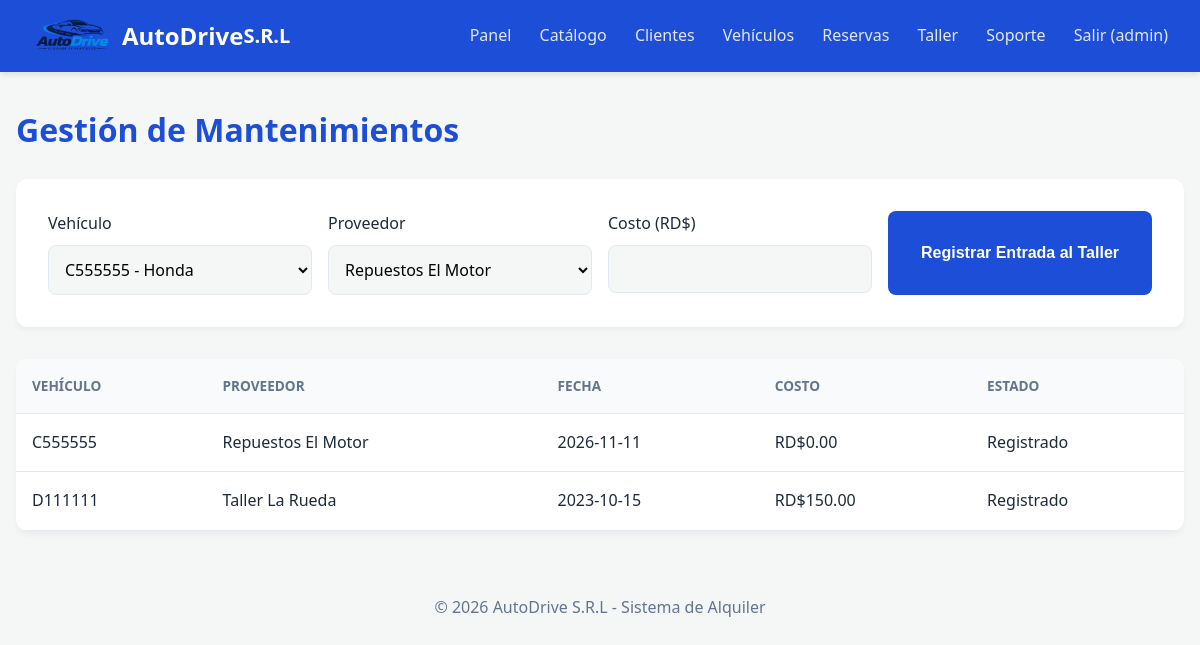
Page /mantenimientos.php (signed in) on the committed database.
### tables this page shows
CREATE TABLE `mantenimientos` (
  `Mantenimientos_ID` int(11) NOT NULL,
  `Vehiculos_ID` int(11) NOT NULL,
  `Proveedores_ID` int(11) NOT NULL,
  `Mantenimientos_Fecha` date DEFAULT curdate(),
  `Mantenimientos_CostoTotal` decimal(10,2) DEFAULT 0.00
);

CREATE TABLE `vehiculos` (
  `Vehiculos_ID` int(11) NOT NULL,
  `Vehiculos_Placa` varchar(10) NOT NULL,
  `Vehiculos_Anio` int(11) NOT NULL,
  `Marcas_ID` int(11) NOT NULL,
  `Categorias_ID` int(11) NOT NULL,
  `EstadosVehiculo_ID` int(11) NOT NULL
);

CREATE TABLE `proveedores` (
  `Proveedores_ID` int(11) NOT NULL,
  `Proveedores_Nombre` varchar(100) NOT NULL,
  `Proveedores_Telefono` varchar(15) DEFAULT NULL,
  `Proveedores_Email` varchar(100) DEFAULT NULL
);

### mantenimientos.php (the view, shortened to what this page needs)
<?php
require 'lib.php'; requerir([1]);
cabecera('Gestión de Mantenimientos'); ?>
<form method="post"><?= campo() ?>
<label>Vehículo<select name="vehiculo" required>
  <?php foreach (q('SELECT v.*, m.Marcas_Nombre FROM Vehiculos v JOIN Marcas m ON v.Marcas_ID=m.Marcas_ID') as $v): ?>
    <option value="<?= $v['Vehiculos_ID'] ?>"><?= h($v['Vehiculos_Placa'] . ' - ' . $v['Marcas_Nombre']) ?></option>
  <?php endforeach; ?>
</select></label>
<label>Proveedor<select name="proveedor" required>
  <?php foreach (q('SELECT * FROM Proveedores') as $p): ?>
    <option value="<?= $p['Proveedores_ID'] ?>"><?= h($p['Proveedores_Nombre']) ?></option>
  <?php endforeach; ?>
</select></label>
<label>Costo (RD$)<input type="number" name="costo" step="0.01" required></label>
<button>Registrar Entrada al Taller</button></form>
<div class="tw"><table>
<tr><th>Vehículo</th><th>Proveedor</th><th>Fecha</th><th>Costo</th><th>Estado</th></tr>
<?php
$sql = "SELECT m.*, v.Vehiculos_Placa, p.Proveedores_Nombre
        FROM Mantenimientos m
        JOIN Vehiculos v ON m.Vehiculos_ID = v.Vehiculos_ID
        JOIN Proveedores p ON m.Proveedores_ID = p.Proveedores_ID
        ORDER BY m.Mantenimientos_ID DESC";
foreach (q($sql) as $r): ?>
<tr>
  <td><?= h($r['Vehiculos_Placa']) ?></td>
  <td><?= h($r['Proveedores_Nombre']) ?></td>
  <td><?= h($r['Mantenimientos_Fecha']) ?></td>
  <td>RD$<?= number_format($r['Mantenimientos_CostoTotal'], 2) ?></td>
  <td>Registrado</td>
</tr>
<?php endforeach; ?></table></div>

### estilos.css (style rules this page uses)
:root { --bg: #f4f7f6; --c: #ffffff; --t: #1e293b; --m: #64748b; --a: #1d4ed8; --a-hover: #1e3a8a; --b: #e2e8f0; --peligro: #ef4444; --exito: #10b981; }
* { box-sizing: border-box; }
body { margin: 0; font-family: 'Segoe UI', Tahoma, Geneva, Verdana, sans-serif; background: var(--bg); color: var(--t); line-height: 1.6; }
form, .card { background: var(--c); padding: 2rem; border-radius: 12px; box-shadow: 0 4px 6px -1px rgba(0,0,0,0.05); margin-bottom: 2rem; display: grid; grid-template-columns: repeat(auto-fit, minmax(250px, 1fr)); gap: 1rem; }
label { display: flex; flex-direction: column; font-weight: 500; color: var(--t); gap: 0.5rem; }
input, select, textarea { padding: 0.75rem; border: 1px solid var(--b); border-radius: 8px; font-size: 1rem; font-family: inherit; background: var(--bg); transition: border 0.3s; }
button, .btn { padding: 0.75rem 1.5rem; border: none; border-radius: 8px; background: var(--a); color: #fff; font-size: 1rem; font-weight: bold; cursor: pointer; transition: background 0.3s; text-decoration: none; text-align: center; display: inline-block; }
.tw { overflow-x: auto; background: var(--c); border-radius: 12px; box-shadow: 0 4px 6px -1px rgba(0,0,0,0.05); }
table { width: 100%; border-collapse: collapse; }
th, td { text-align: left; padding: 1rem; border-bottom: 1px solid var(--b); }
th { background: #f8fafc; font-weight: 600; color: var(--m); text-transform: uppercase; font-size: 0.85rem; }

### rows in the picture
mantenimientos: Vehiculos_ID.Vehiculos_Placa "C555555", Proveedores_ID.Proveedores_Nombre "Repuestos El Motor", Mantenimientos_Fecha "2026-11-11", Mantenimientos_CostoTotal "0.00"
mantenimientos: Vehiculos_ID.Vehiculos_Placa "D111111", Proveedores_ID.Proveedores_Nombre "Taller La Rueda", Mantenimientos_Fecha "2023-10-15", Mantenimientos_CostoTotal "150.00"

### other values in the picture
$u['nombre'] "admin"
$t "Gestión de Mantenimientos"
form field vehiculo "C555555 - Honda"
form field proveedor "Repuestos El Motor"
